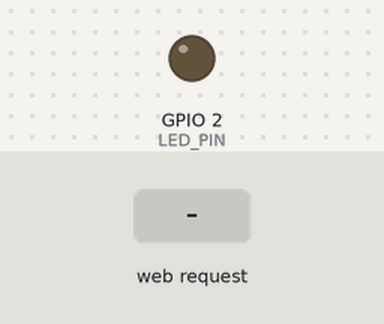
The sketch below on a simulated ESP32. On the bench: output pins drawn as LEDs (lit = HIGH). Inputs (shaded band) come from the test bench. What the sketch prints to the serial monitor is not drawn.

Above: at 1.2 s.
1.3 s: HTTP request GET /on received
At 1.8 s:
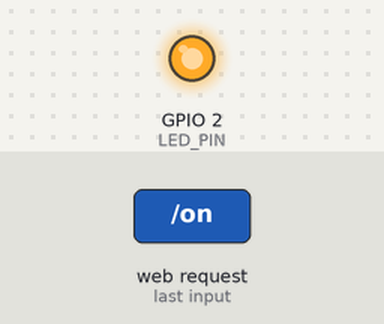
2.8 s: HTTP request GET /set?bright=120 received
At 4.0 s:
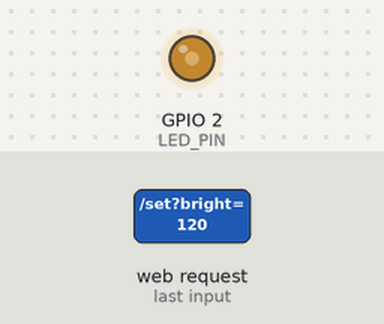
4.3 s: HTTP request GET /on?bright=1 received
At 5.3 s:
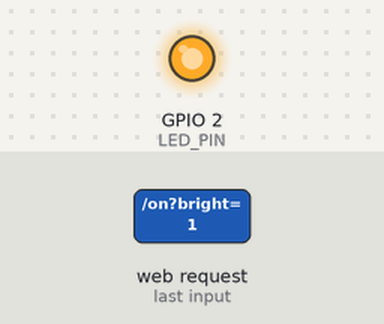
Timing chart, 0 to 7.3 s (numbered marks = the images above; inputs shaded):
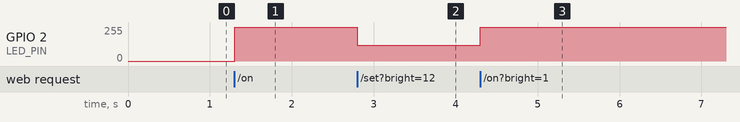

Measured:
- after the input at 1.3 s, GPIO 2 (LED_PIN): 0/255 → 255/255 at once
- after the input at 2.8 s, GPIO 2 (LED_PIN): 255/255 → 120/255 at once
- after the input at 4.3 s, GPIO 2 (LED_PIN): 120/255 → 255/255 at once

The sketch:

ex07.ino
```cpp
#include <WiFi.h>
#include <WebServer.h>

// AP 热点信息
const char* ap_ssid = "ESP32-LAB77";
const char* ap_pass = "12345678";

const int LED_PIN = 2;
WebServer server(80);

// 生成网页
String makePage() {
  String html = R"rawliteral(
<!DOCTYPE html>
<html lang="zh-CN">
<head>
  <meta charset="UTF-8">
  <meta name="viewport" content="width=device-width, initial-scale=1.0">
  <title>LED 亮度控制</title>
</head>
<body style="font-family:Arial; text-align:center; margin-top:50px;">
  <h1>LED 亮度调节</h1>
  <p>当前亮度：<span id="brightVal">0</span></p>

  <input type="range" min="0" max="255" id="slider" style="width:80%; height:30px;">
  <br><br>

  <a href="/on"><button style="padding:10px 20px;">点亮 LED</button></a>
  <a href="/off"><button style="padding:10px 20px;">熄灭 LED</button></a>

  <script>
    const slider = document.getElementById('slider');
    const brightVal = document.getElementById('brightVal');

    // 滑动条变化时发送数据
    slider.addEventListener('input', function() {
      let value = this.value;
      brightVal.innerText = value;
      // 发送到 ESP32
      fetch('/set?bright=' + value);
    });
  </script>
</body>
</html>
)rawliteral";
  return html;
}

// 首页
void handleRoot() {
  server.send(200, "text/html; charset=UTF-8", makePage());
}

// 点亮
void handleOn() {
  analogWrite(LED_PIN, 255);
  server.sendHeader("Location", "/");
  server.send(303);
}

// 熄灭
void handleOff() {
  analogWrite(LED_PIN, 0);
  server.sendHeader("Location", "/");
  server.send(303);
}

// 接收滑动条亮度
void handleSetBright() {
  if (server.hasArg("bright")) {
    int bright = server.arg("bright").toInt();
    if (bright < 0) bright = 0;
    if (bright > 255) bright = 255;
    analogWrite(LED_PIN, bright);
  }
  server.sendHeader("Location", "/");
  server.send(303);
}

void setup() {
  Serial.begin(115200);
  pinMode(LED_PIN, OUTPUT);
  analogWrite(LED_PIN, 0);

  // 开启 AP 模式
  WiFi.mode(WIFI_AP);
  WiFi.softAP(ap_ssid, ap_pass);

  Serial.println("AP 已开启");
  Serial.print("WiFi 名称："); Serial.println(ap_ssid);
  Serial.print("WiFi 密码："); Serial.println(ap_pass);
  Serial.print("访问地址：http://");
  Serial.println(WiFi.softAPIP());

  // 网页路由
  server.on("/", handleRoot);
  server.on("/on", handleOn);
  server.on("/off", handleOff);
  server.on("/set", handleSetBright);

  server.begin();
}

void loop() {
  server.handleClient();
}
```
